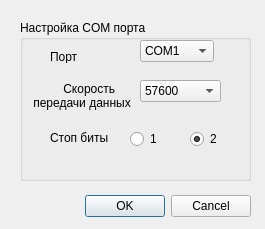
<?xml version="1.0" encoding="UTF-8"?>
<ui version="4.0">
 <class>Dialog_com</class>
 <widget class="QDialog" name="Dialog_com">
  <property name="geometry">
   <rect>
    <x>0</x>
    <y>0</y>
    <width>265</width>
    <height>229</height>
   </rect>
  </property>
  <property name="windowTitle">
   <string>Настройка COM порта</string>
  </property>
  <widget class="QDialogButtonBox" name="buttonBox">
   <property name="geometry">
    <rect>
     <x>40</x>
     <y>190</y>
     <width>211</width>
     <height>32</height>
    </rect>
   </property>
   <property name="orientation">
    <enum>Qt::Horizontal</enum>
   </property>
   <property name="standardButtons">
    <set>QDialogButtonBox::Cancel|QDialogButtonBox::Ok</set>
   </property>
  </widget>
  <widget class="QGroupBox" name="groupBox">
   <property name="geometry">
    <rect>
     <x>20</x>
     <y>20</y>
     <width>231</width>
     <height>161</height>
    </rect>
   </property>
   <property name="title">
    <string>Настройка COM порта</string>
   </property>
   <widget class="QComboBox" name="comboBox">
    <property name="geometry">
     <rect>
      <x>120</x>
      <y>20</y>
      <width>74</width>
      <height>22</height>
     </rect>
    </property>
    <item>
     <property name="text">
      <string>COM1</string>
     </property>
    </item>
    <item>
     <property name="text">
      <string>COM2</string>
     </property>
    </item>
    <item>
     <property name="text">
      <string>COM3</string>
     </property>
    </item>
    <item>
     <property name="text">
      <string>COM4</string>
     </property>
    </item>
    <item>
     <property name="text">
      <string>COM5</string>
     </property>
    </item>
    <item>
     <property name="text">
      <string>COM6</string>
     </property>
    </item>
    <item>
     <property name="text">
      <string>COM7</string>
     </property>
    </item>
    <item>
     <property name="text">
      <string>COM8</string>
     </property>
    </item>
    <item>
     <property name="text">
      <string>COM9</string>
     </property>
    </item>
    <item>
     <property name="text">
      <string>COM10</string>
     </property>
    </item>
   </widget>
   <widget class="QLabel" name="label">
    <property name="geometry">
     <rect>
      <x>30</x>
      <y>30</y>
      <width>46</width>
      <height>13</height>
     </rect>
    </property>
    <property name="text">
     <string>Порт</string>
    </property>
   </widget>
   <widget class="QLabel" name="label_3">
    <property name="geometry">
     <rect>
      <x>10</x>
      <y>60</y>
      <width>111</width>
      <height>31</height>
     </rect>
    </property>
    <property name="text">
     <string>          Скорость 
 передачи данных</string>
    </property>
   </widget>
   <widget class="QComboBox" name="comboBox_2">
    <property name="geometry">
     <rect>
      <x>120</x>
      <y>60</y>
      <width>81</width>
      <height>22</height>
     </rect>
    </property>
    <item>
     <property name="text">
      <string>57600</string>
     </property>
    </item>
    <item>
     <property name="text">
      <string>9600</string>
     </property>
    </item>
    <item>
     <property name="text">
      <string>19200</string>
     </property>
    </item>
    <item>
     <property name="text">
      <string>38400</string>
     </property>
    </item>
    <item>
     <property name="text">
      <string>115200</string>
     </property>
    </item>
   </widget>
   <widget class="QLabel" name="label_6">
    <property name="geometry">
     <rect>
      <x>30</x>
      <y>110</y>
      <width>71</width>
      <height>16</height>
     </rect>
    </property>
    <property name="text">
     <string>Стоп биты</string>
    </property>
   </widget>
   <widget class="QRadioButton" name="radioButton">
    <property name="geometry">
     <rect>
      <x>110</x>
      <y>110</y>
      <width>41</width>
      <height>18</height>
     </rect>
    </property>
    <property name="text">
     <string>1</string>
    </property>
    <property name="checked">
     <bool>false</bool>
    </property>
   </widget>
   <widget class="QRadioButton" name="radioButton_2">
    <property name="geometry">
     <rect>
      <x>170</x>
      <y>110</y>
      <width>31</width>
      <height>18</height>
     </rect>
    </property>
    <property name="text">
     <string>2</string>
    </property>
    <property name="checked">
     <bool>true</bool>
    </property>
   </widget>
  </widget>
 </widget>
 <resources/>
 <connections>
  <connection>
   <sender>buttonBox</sender>
   <signal>accepted()</signal>
   <receiver>Dialog_com</receiver>
   <slot>accept()</slot>
   <hints>
    <hint type="sourcelabel">
     <x>248</x>
     <y>254</y>
    </hint>
    <hint type="destinationlabel">
     <x>157</x>
     <y>274</y>
    </hint>
   </hints>
  </connection>
  <connection>
   <sender>buttonBox</sender>
   <signal>rejected()</signal>
   <receiver>Dialog_com</receiver>
   <slot>reject()</slot>
   <hints>
    <hint type="sourcelabel">
     <x>316</x>
     <y>260</y>
    </hint>
    <hint type="destinationlabel">
     <x>286</x>
     <y>274</y>
    </hint>
   </hints>
  </connection>
 </connections>
</ui>
